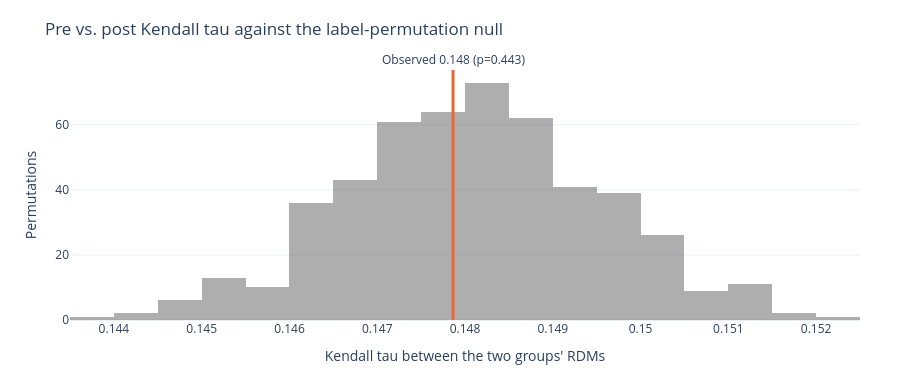
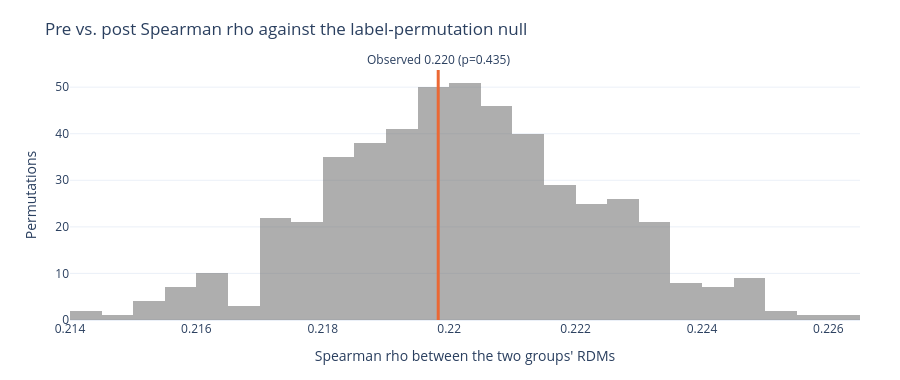

The notebook cell saved with these charts, in order:
### Code cell
fig_permutation_null(permutation, "kendall", statistic_label="Kendall tau").show()
fig_permutation_null(permutation, "spearman", statistic_label="Spearman rho").show()

### Figure 1 — Plotly figure (JSON) as saved in the notebook; plotly's stock layout.template omitted (floating-point values rounded to 4 significant figures; data arrays with more than 128 entries replaced by an {"elided": "..."} marker saying what was removed)
{"data": [{"marker": {"color": "rgba(120,120,120,0.6)"}, "name": "Shuffled cohort labels", "nbinsx": 40, "x": {"elided": "500 float values"}, "type": "histogram"}], "layout": {"shapes": [{"line": {"color": "#eb6834", "width": 3}, "type": "line", "x0": 0.1479, "x1": 0.1479, "xref": "x", "y0": 0, "y1": 1, "yref": "y domain"}], "annotations": [{"showarrow": false, "text": "Observed 0.148 (p=0.443)", "x": 0.1479, "xanchor": "center", "xref": "x", "y": 1, "yanchor": "bottom", "yref": "y domain"}], "xaxis": {"title": {"text": "Kendall tau between the two groups' RDMs"}}, "yaxis": {"title": {"text": "Permutations"}}, "margin": {"l": 70, "r": 40, "t": 70, "b": 60}, "title": {"text": "Pre vs. post Kendall tau against the label-permutation null"}, "height": 380, "showlegend": false}}

### Figure 2 — Plotly figure (JSON) as saved in the notebook; plotly's stock layout.template omitted (floating-point values rounded to 4 significant figures; data arrays with more than 128 entries replaced by an {"elided": "..."} marker saying what was removed)
{"data": [{"marker": {"color": "rgba(120,120,120,0.6)"}, "name": "Shuffled cohort labels", "nbinsx": 40, "x": {"elided": "500 float values"}, "type": "histogram"}], "layout": {"shapes": [{"line": {"color": "#eb6834", "width": 3}, "type": "line", "x0": 0.2198, "x1": 0.2198, "xref": "x", "y0": 0, "y1": 1, "yref": "y domain"}], "annotations": [{"showarrow": false, "text": "Observed 0.220 (p=0.435)", "x": 0.2198, "xanchor": "center", "xref": "x", "y": 1, "yanchor": "bottom", "yref": "y domain"}], "xaxis": {"title": {"text": "Spearman rho between the two groups' RDMs"}}, "yaxis": {"title": {"text": "Permutations"}}, "margin": {"l": 70, "r": 40, "t": 70, "b": 60}, "title": {"text": "Pre vs. post Spearman rho against the label-permutation null"}, "height": 380, "showlegend": false}}
